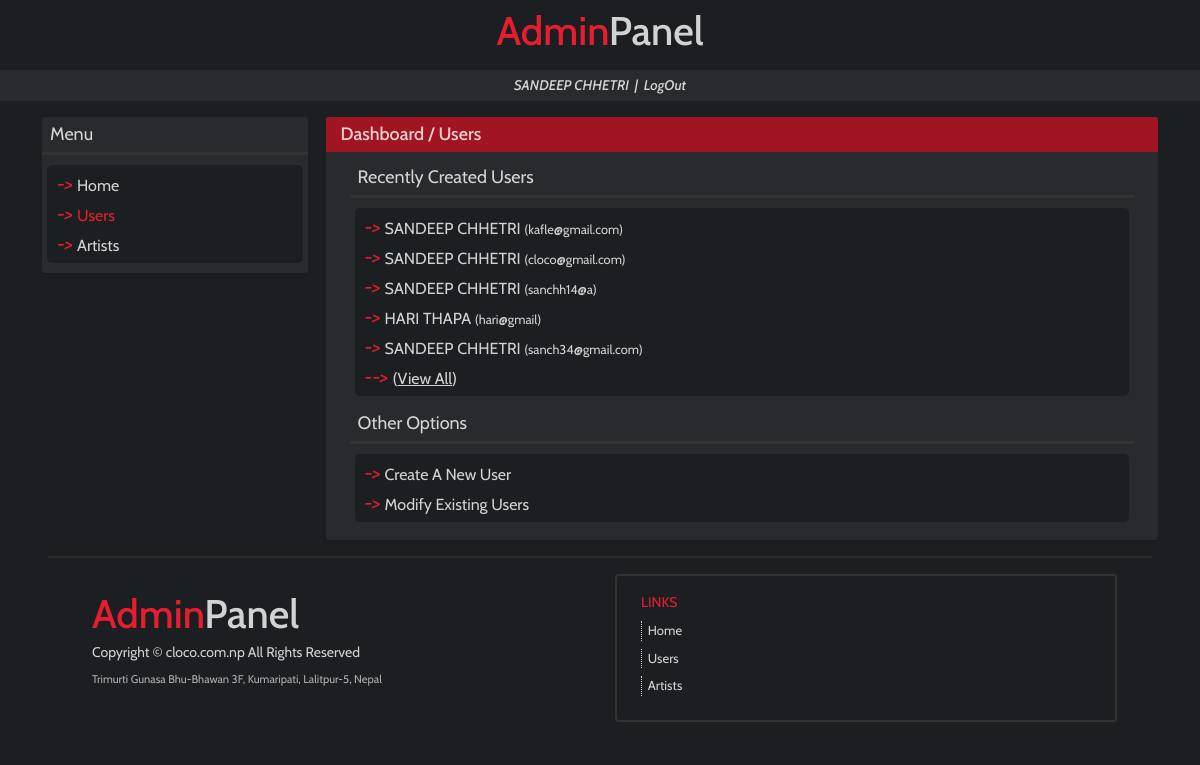
The page /dashboard/users/ (signed in) on the database its author committed.
### accounts/models.py (models this page shows)
class User(AbstractUser):
    GENDER_CHOICES = (
        ('M', 'Male'),
        ('F', 'Female'),
        ('O', 'Other'),
    )
    username = None
    first_name = models.CharField(max_length=20)
    last_name = models.CharField(max_length=20)
    email = models.EmailField(unique=True)
    password = models.CharField(max_length=40)
    phone = models.CharField(max_length=20, unique=True)
    dob = models.DateField(null=True, blank=True)
    gender = models.CharField(max_length=1, choices=GENDER_CHOICES)
    address = models.CharField(max_length=50)
    created_at = models.DateTimeField(auto_now_add=True)
    updated_at = models.DateTimeField(auto_now=True)
    USERNAME_FIELD = 'email'
    REQUIRED_FIELDS = ['phone']
    objects = UserManager()

### musicRecord/views.py (the view)
# urls.py: path('users/', views.users, name='users'),
def users(request):
    if not request.user.is_authenticated:
        return redirect('/')
    else:
        users = User.objects.all().order_by('-created_at')[:5]
        return render(request, 'users/users.html', {'activetab':'users', 'user_name': user_name(request), 'user_pk':request.user.pk, 'users': users})

### musicRecord/views.py (called while the page is built)
def user_name(request):
    return request.user.first_name.upper()+' '+request.user.last_name.upper()

### templates/users/users.html (shortened to what this page needs)
{% extends 'base.html' %}
{% block content %}
<div class="row mb-3">
    <div class="d-none d-lg-block col-sm-12 col-lg-3 px-4">
        <div class="row mb-3 main-box">
            <div class="sidebox-text px-2 py-1 mb-0">
              Menu
            </div>
            <div class="col-12 mt-0 pt-0" style="background:#333; height:3px;">
            </div>
            <div class="col-12 sidebox-menus">
              <div class="row sidebox-menu py-1">
                <div class="col-12 p-0 m-0" style="color:#e61d2f;">
                    <i>-> </i>
                      <a class="menu-options" href="{% url 'dashboard' %}">Home</a>
                    <br>
                </div>
                <div class="col-12 p-0 m-0" style="color:#e61d2f;">
                    <i>-> </i>
                      <a class="menu-options {% if activetab == 'users' %}activetab{% endif %}" href="{% url 'users' %}">Users</a>
                    <br>
                </div>
                <div class="col-12 p-0 m-0" style="color:#e61d2f;">
                    <i>-> </i>
                      <a class="menu-options" href="{% url 'artists' %}">Artists</a>
                    <br>
                </div>
              </div>
            </div>
        </div>
    </div>
    <div class="col-sm-12 col-lg-9 px-4">
        <div class="row main-box">
            <div class="col-12 box-top py-1">
                <a class="link" href="{% url 'dashboard' %}">Dashboard</a> / <a class="link" href="{% url 'users' %}">Users</a>
            </div>
            <div class="col-12 box-content px-0 px-lg-4">
                <div class="mt-2">
                    <div class="sidebox-text px-2 py-1 mb-0">
                        <span class="link unselectable">Recently Created Users</span>
                    </div>
                    <div class="col-12 mt-0 pt-0" style="background:#333; height:3px;">
                    </div>
                    <div class="col-12 sidebox-menus">
                        <div class="row sidebox-menu py-1">
                            {% for user in users %}
                            <div class="col-12 p-0 m-0" style="color:#e61d2f;">
                                <i>-> </i>
                                <a class="menu-options" href="{% url 'users' %}{{user.id}}">{{user.first_name.upper}} {{user.last_name.upper}} <span class="small">({{user.email}})</span></a>
                                <br>
                            </div>
                            {% endfor %}
                            <div class="col-12 p-0 m-0" style="color:#e61d2f;">
                                <i>--> </i>
                                <a class="menu-options u " href="{% url 'allusers' %}">(<u>View All</u>)</a>
                                <br>
                            </div>
                        </div>
                    </div>
                </div>
                <div class="pb-2">
                    <div class="sidebox-text px-2 py-1 mb-0">
                        <span class="link unselectable">Other Options</span>
                    </div>
                    <div class="col-12 mt-0 pt-0" style="background:#333; height:3px;">
                    </div>
                    <div class="col-12 sidebox-menus">
                        <div class="row sidebox-menu py-1">
                            <div class="col-12 p-0 m-0" style="color:#e61d2f;">
                                    <i>-> </i>
                                    <a class="menu-options" href="{% url 'users_createuser' %}">Create A New User</a>
                                    <br>
                            </div>
                            <div class="col-12 p-0 m-0" style="color:#e61d2f;">
                            <i>-> </i>
                                <a class="menu-options" href="{% url 'modifyuser' %}">Modify Existing Users</a>
                            <br>
                            </div>
                        </div>
                    </div>
                </div>
            </div>
        </div>
    </div>
{% endblock %}

### rows shown on the page
User: first_name "SANDEEP", last_name "CHHETRI", email "kafle@gmail.com"
User: first_name "SANDEEP", last_name "CHHETRI", email "cloco@gmail.com"
User: first_name "SANDEEP", last_name "CHHETRI", email "sanchh14@a"
User: first_name "HARI", last_name "THAPA", email "hari@gmail"
User: first_name "SANDEEP", last_name "CHHETRI", email "sanch34@gmail.com"

### other values the page prints
{{ user_name }} "SANDEEP CHHETRI"
